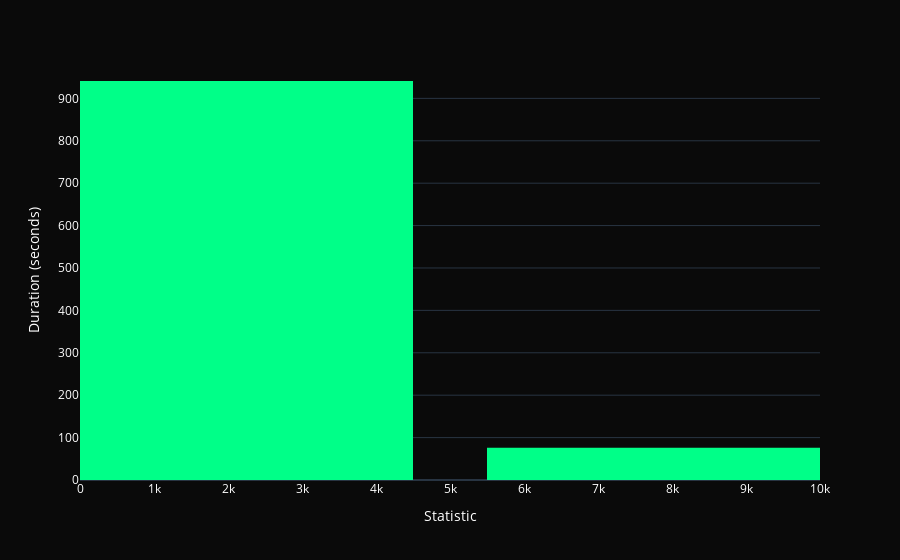

The code cell stored with this chart in its notebook:
### Code cell
fig = px.histogram( epi.loc[epi["open_type"] == "auto"], x= "duration_sec", color_discrete_sequence = ["#00ff88"], range_x = (0,10000))
update_layout(fig)
fig.update_layout(
    xaxis_title="Statistic",
    yaxis_title="Duration (seconds)",
    title_font=dict(size=20, color=JB_COLORS["text"], family="Arial Black")
)
fig.show()

### Figure 1 — Plotly figure (JSON) as saved in the notebook; plotly's stock layout.template omitted (floating-point values rounded to 4 significant figures; data arrays with more than 128 entries replaced by an {"elided": "..."} marker saying what was removed)
{"data": [{"alignmentgroup": "True", "bingroup": "x", "hovertemplate": "duration_sec=%{x}<br>count=%{y}<extra></extra>", "legendgroup": "", "marker": {"color": "#00ff88", "pattern": {"shape": ""}}, "name": "", "offsetgroup": "", "orientation": "v", "showlegend": false, "x": {"elided": "1180 float values"}, "xaxis": "x", "yaxis": "y", "type": "histogram"}], "layout": {"xaxis": {"anchor": "y", "domain": [0.0, 1.0], "title": {"text": "Statistic"}, "range": [0, 10000]}, "yaxis": {"anchor": "x", "domain": [0.0, 1.0], "title": {"text": "Duration (seconds)"}}, "legend": {"tracegroupgap": 0}, "margin": {"t": 60}, "barmode": "relative", "font": {"color": "#ffffff"}, "title": {"font": {"size": 20, "color": "#ffffff", "family": "Arial Black"}}, "bargap": 0.1, "paper_bgcolor": "#0a0a0a", "plot_bgcolor": "#0a0a0a"}}
